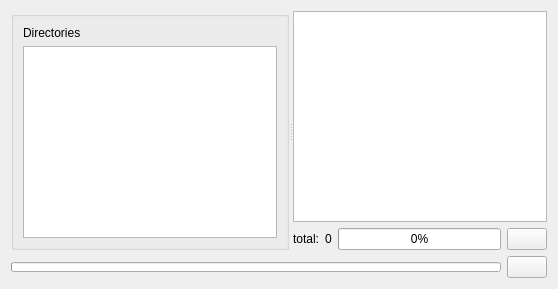
              <widget class="QWidget" name="tabMedia">
               <attribute name="title">
                <string>Media</string>
               </attribute>
               <layout class="QVBoxLayout" name="verticalLayout_13">
                <item>
                 <widget class="QSplitter" name="splitterMedia">
                  <property name="sizePolicy">
                   <sizepolicy hsizetype="Expanding" vsizetype="MinimumExpanding">
                    <horstretch>0</horstretch>
                    <verstretch>0</verstretch>
                   </sizepolicy>
                  </property>
                  <property name="minimumSize">
                   <size>
                    <width>1</width>
                    <height>0</height>
                   </size>
                  </property>
                  <property name="orientation">
                   <enum>Qt::Horizontal</enum>
                  </property>
                  <widget class="QGroupBox" name="verticalGroupBox">
                   <layout class="QVBoxLayout" name="verticalLayout_8">
                    <property name="sizeConstraint">
                     <enum>QLayout::SetDefaultConstraint</enum>
                    </property>
                    <item>
                     <widget class="QLabel" name="label_4">
                      <property name="sizePolicy">
                       <sizepolicy hsizetype="Fixed" vsizetype="Preferred">
                        <horstretch>0</horstretch>
                        <verstretch>0</verstretch>
                       </sizepolicy>
                      </property>
                      <property name="text">
                       <string>Directories</string>
                      </property>
                     </widget>
                    </item>
                    <item>
                     <widget class="QListWidget" name="listWidgetSubDir">
                      <property name="sizePolicy">
                       <sizepolicy hsizetype="Minimum" vsizetype="Expanding">
                        <horstretch>0</horstretch>
                        <verstretch>0</verstretch>
                       </sizepolicy>
                      </property>
                      <property name="minimumSize">
                       <size>
                        <width>1</width>
                        <height>0</height>
                       </size>
                      </property>
                      <property name="contextMenuPolicy">
                       <enum>Qt::CustomContextMenu</enum>
                      </property>
                      <property name="editTriggers">
                       <set>QAbstractItemView::NoEditTriggers</set>
                      </property>
                      <property name="showDropIndicator" stdset="0">
                       <bool>false</bool>
                      </property>
                      <property name="dragEnabled">
                       <bool>false</bool>
                      </property>
                      <property name="dragDropMode">
                       <enum>QAbstractItemView::NoDragDrop</enum>
                      </property>
                      <property name="defaultDropAction">
                       <enum>Qt::IgnoreAction</enum>
                      </property>
                      <property name="alternatingRowColors">
                       <bool>true</bool>
                      </property>
                      <property name="selectionMode">
                       <enum>QAbstractItemView::ExtendedSelection</enum>
                      </property>
                      <property name="selectionBehavior">
                       <enum>QAbstractItemView::SelectRows</enum>
                      </property>
                      <property name="movement">
                       <enum>QListView::Static</enum>
                      </property>
                      <property name="selectionRectVisible">
                       <bool>true</bool>
                      </property>
                     </widget>
                    </item>
                   </layout>
                  </widget>
                  <widget class="QWidget" name="verticalLayoutWidget">
                   <layout class="QVBoxLayout" name="verticalLayout_10">
                    <item>
                     <widget class="QListWidget" name="listWidgetMedia">
                      <property name="sizePolicy">
                       <sizepolicy hsizetype="MinimumExpanding" vsizetype="MinimumExpanding">
                        <horstretch>0</horstretch>
                        <verstretch>0</verstretch>
                       </sizepolicy>
                      </property>
                      <property name="minimumSize">
                       <size>
                        <width>1</width>
                        <height>1</height>
                       </size>
                      </property>
                      <property name="contextMenuPolicy">
                       <enum>Qt::CustomContextMenu</enum>
                      </property>
                      <property name="sizeAdjustPolicy">
                       <enum>QAbstractScrollArea::AdjustIgnored</enum>
                      </property>
                      <property name="editTriggers">
                       <set>QAbstractItemView::NoEditTriggers</set>
                      </property>
                      <property name="showDropIndicator" stdset="0">
                       <bool>false</bool>
                      </property>
                      <property name="dragEnabled">
                       <bool>false</bool>
                      </property>
                      <property name="dragDropMode">
                       <enum>QAbstractItemView::DragDrop</enum>
                      </property>
                      <property name="defaultDropAction">
                       <enum>Qt::IgnoreAction</enum>
                      </property>
                      <property name="alternatingRowColors">
                       <bool>true</bool>
                      </property>
                      <property name="selectionMode">
                       <enum>QAbstractItemView::ExtendedSelection</enum>
                      </property>
                      <property name="selectionBehavior">
                       <enum>QAbstractItemView::SelectItems</enum>
                      </property>
                      <property name="textElideMode">
                       <enum>Qt::ElideMiddle</enum>
                      </property>
                      <property name="verticalScrollMode">
                       <enum>QAbstractItemView::ScrollPerPixel</enum>
                      </property>
                      <property name="horizontalScrollMode">
                       <enum>QAbstractItemView::ScrollPerPixel</enum>
                      </property>
                      <property name="movement">
                       <enum>QListView::Free</enum>
                      </property>
                      <property name="flow">
                       <enum>QListView::LeftToRight</enum>
                      </property>
                      <property name="isWrapping" stdset="0">
                       <bool>true</bool>
                      </property>
                      <property name="resizeMode">
                       <enum>QListView::Adjust</enum>
                      </property>
                      <property name="viewMode">
                       <enum>QListView::IconMode</enum>
                      </property>
                      <property name="batchSize">
                       <number>1</number>
                      </property>
                      <property name="wordWrap">
                       <bool>true</bool>
                      </property>
                      <property name="selectionRectVisible">
                       <bool>true</bool>
                      </property>
                      <property name="sortingEnabled">
                       <bool>true</bool>
                      </property>
                     </widget>
                    </item>
                    <item>
                     <layout class="QHBoxLayout" name="horizontalLayout_10">
                      <item>
                       <widget class="QLabel" name="label_13">
                        <property name="text">
                         <string>total:</string>
                        </property>
                       </widget>
                      </item>
                      <item>
                       <widget class="QLabel" name="labelTotalThumbz">
                        <property name="text">
                         <string>0</string>
                        </property>
                       </widget>
                      </item>
                      <item>
                       <widget class="QProgressBar" name="progressBarMediaThumbz">
                        <property name="maximum">
                         <number>1</number>
                        </property>
                        <property name="value">
                         <number>0</number>
                        </property>
                       </widget>
                      </item>
                      <item>
                       <widget class="QPushButton" name="pushRefreshMediaThumbz">
                        <property name="sizePolicy">
                         <sizepolicy hsizetype="Minimum" vsizetype="Preferred">
                          <horstretch>0</horstretch>
                          <verstretch>0</verstretch>
                         </sizepolicy>
                        </property>
                        <property name="focusPolicy">
                         <enum>Qt::NoFocus</enum>
                        </property>
                        <property name="text">
                         <string/>
                        </property>
                        <property name="flat">
                         <bool>false</bool>
                        </property>
                       </widget>
                      </item>
                     </layout>
                    </item>
                   </layout>
                  </widget>
                 </widget>
                </item>
                <item>
                 <layout class="QHBoxLayout" name="horizontalLayout_9">
                  <item>
                   <widget class="QProgressBar" name="progressBarMedia">
                    <property name="sizePolicy">
                     <sizepolicy hsizetype="Expanding" vsizetype="Fixed">
                      <horstretch>0</horstretch>
                      <verstretch>0</verstretch>
                     </sizepolicy>
                    </property>
                    <property name="minimumSize">
                     <size>
                      <width>0</width>
                      <height>1</height>
                     </size>
                    </property>
                    <property name="maximumSize">
                     <size>
                      <width>16777215</width>
                      <height>10</height>
                     </size>
                    </property>
                    <property name="maximum">
                     <number>1</number>
                    </property>
                    <property name="value">
                     <number>0</number>
                    </property>
                    <property name="textVisible">
                     <bool>false</bool>
                    </property>
                   </widget>
                  </item>
                  <item>
                   <widget class="QPushButton" name="pushRefreshMedia">
                    <property name="sizePolicy">
                     <sizepolicy hsizetype="Minimum" vsizetype="Preferred">
                      <horstretch>0</horstretch>
                      <verstretch>0</verstretch>
                     </sizepolicy>
                    </property>
                    <property name="focusPolicy">
                     <enum>Qt::NoFocus</enum>
                    </property>
                    <property name="text">
                     <string/>
                    </property>
                    <property name="flat">
                     <bool>false</bool>
                    </property>
                   </widget>
                  </item>
                 </layout>
                </item>
               </layout>
              </widget>
